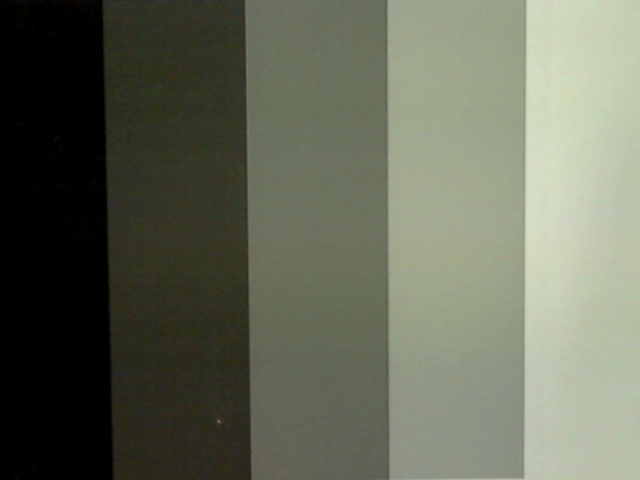
#> input picture Semester 3/SSS/Labor_2/testbild.png, 640 x 480 px; the run also reads 1 picture not shown here
$ python Aufgabe4.py
#> lines starting #> are read from the running program, lines starting #| are printed output that depends on the picture
import cv2
import numpy as np

schwarzbild = "DarkAverage.png"
eingabebild = "testbild.png"
weißbild = "WhiteAverage.png"
schwarz = cv2.imread(schwarzbild, cv2.IMREAD_GRAYSCALE)
#> schwarz: shape (480, 640); every value is 0
eingabe = cv2.imread(eingabebild, cv2.IMREAD_GRAYSCALE)
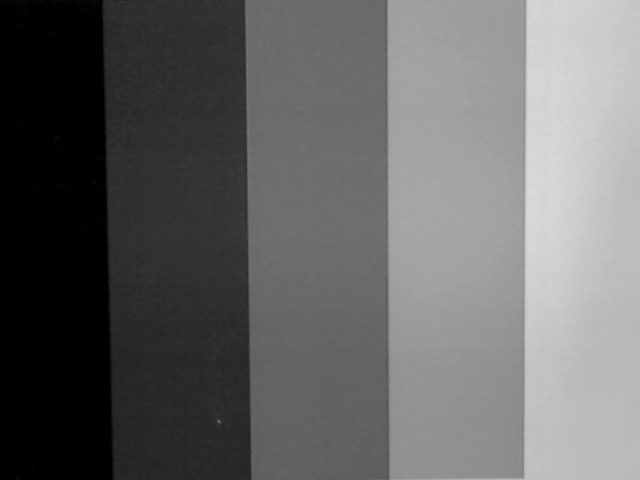
#> eingabe: shape (480, 640); min 0, max 218, mean 101.7
weiß = cv2.imread(weißbild, cv2.IMREAD_GRAYSCALE)
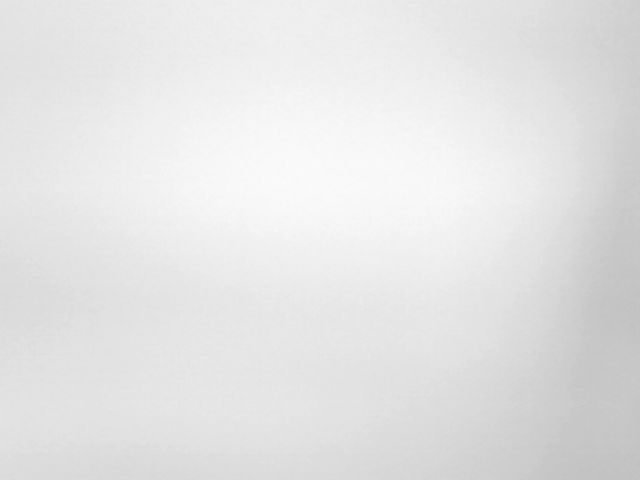
#> input picture Semester 3/SSS/Labor_2/WhiteAverage.png, 640 x 480 px
#> weiß is the input picture: shape (480, 640); min 192, max 251, mean 228
pixelfehler = []
for y in range(0, 480):
    for z in range(0, 640):
        if(schwarz[y, z] > 200):
            pixelfehler.append((y, z))
        if(weiß[y, z] < 120):
            pixelfehler.append((y, z))

for p in pixelfehler:
    if(p[0] <= 1 and p[1] <= 1):
        eingabe[p[0], p[1]] = eingabe[p[0] + 1, p[1] + 1]
    else:
        eingabe[p[0], p[1]] = eingabe[p[0] - 1, p[1] - 1]

cv2.imwrite("Pixelfehler.png", eingabe)
